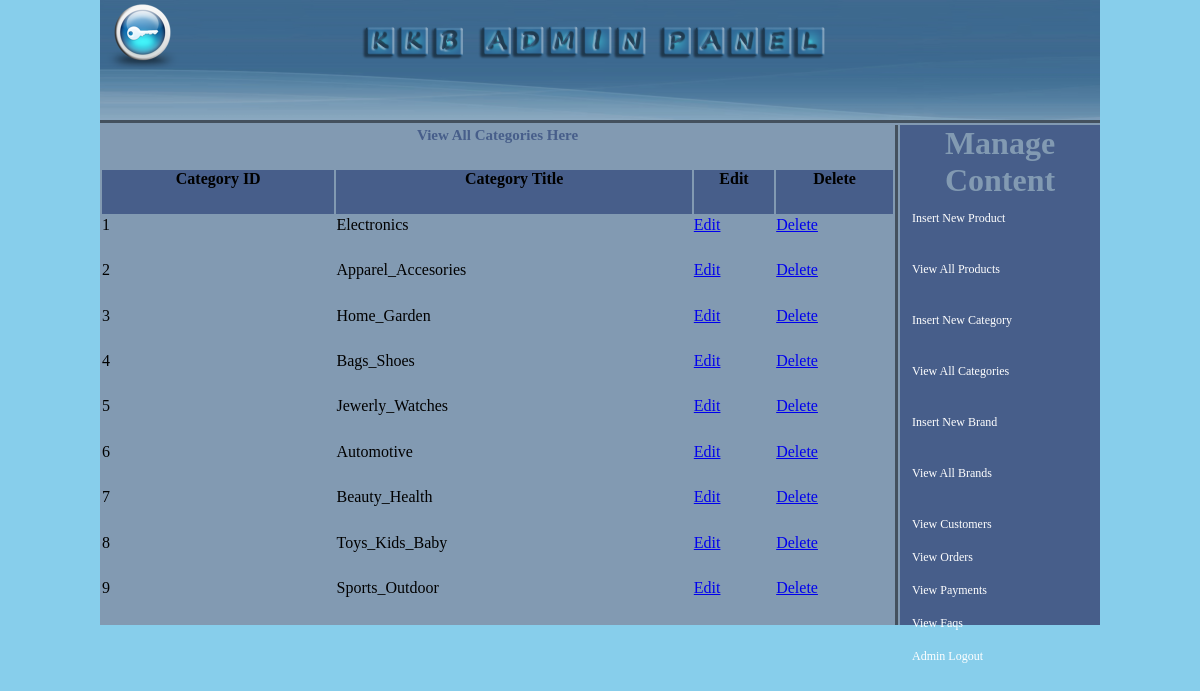
Screenshot of /admin_area/index.php?view_cats (signed in) with the database file from the repository.
### tables this page shows
CREATE TABLE IF NOT EXISTS `categories` (
`cat_id` int(100) NOT NULL,
  `cat_title` text NOT NULL,
  `cat_image` text NOT NULL
);

### admin_area/view_cats.php (the view)
<?php
if(!isset($_SESSION['user_email'])){
	echo "<script>window.open('login.php?not_admin=You are not an Admin!','_self')</script>";
}
else {
?>
<table width="795"  height="500" align="center" bgcolor="#829AB2";>
<tr align="center">
<td colspan="6"><h2>View All Categories Here</h2></td>
</tr>
<tr align="center" bgcolor="#475E8A";>
<th>Category ID</th>
<th>Category Title</th>
<th>Edit</th>
<th>Delete</th>
</tr>
<?php
include("includes/db.php");
$get_cat = "select * from categories";
$run_cat = mysqli_query($con, $get_cat);
$i = 0 ;
while ($row_cat=mysqli_fetch_array($run_cat)){
		$cat_id = $row_cat['cat_id'];
		$cat_title = $row_cat['cat_title'];
		$i++;
?>
<tr>
<td><?php echo $i;?></td>
<td><?php echo $cat_title;?></td>
<td> <a href="index.php?edit_cat=<?php echo $cat_id;?>">Edit</a></td>
<td><a href="delete_cat.php?delete_cat=<?php echo $cat_id;?>">Delete</a></td>
</tr>
<?php } ?>
</table>
<?php } ?>

### admin_area/styles/style.css (style rules this page uses)
html, body, div, span, applet, object, iframe, h1, h2, h3, h4, h5, h6, p, blockquote, pre, a, abbr, acronym, address, big, cite, code, del, dfn, em, img, ins, kbd, q, s, samp, small, strike, strong, sub, sup, tt, var, b, u, i, center, dl, dt, dd, ol, ul, li, fieldset, form, label, legend, table, caption, tbody, tfoot, thead, tr, th, td, article, aside, canvas, details, embed, figure, figcaption, footer, header, hgroup, menu, nav, output, ruby, section, summary, time, mark, audio, video { margin: 0; padding: 0; border: 0; vertical-align: baseline; }
body { background:skyblue; }
h2 { font-size:15px; font-family:copperplate gothic; color: #475E8A; }

### rows the page displays
categories: cat_title "Electronics"
categories: cat_title "Apparel_Accesories"
categories: cat_title "Home_Garden"
categories: cat_title "Bags_Shoes"
categories: cat_title "Jewerly_Watches"
categories: cat_title "Automotive"
categories: cat_title "Beauty_Health"
categories: cat_title "Toys_Kids_Baby"
categories: cat_title "Sports_Outdoor"
